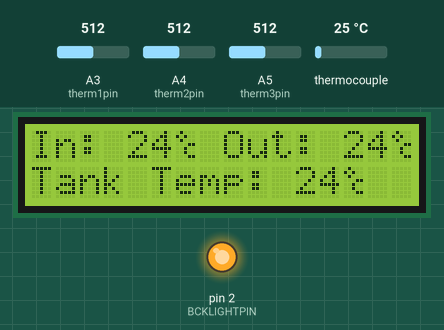
Bench run of a sketch on a simulated Arduino Uno, built with avr-gcc and run on an emulated ATmega328P. On the bench: 16×2 character LCD, output pins drawn as LEDs (lit = HIGH). The inputs (shaded band) are chosen by the test bench; at power-on: A3 (therm1pin) = 512, A4 (therm2pin) = 512, A5 (therm3pin) = 512, thermocouple 25 °C. What the sketch prints to the serial monitor is not drawn.

Above: at 1.2 s.
1.3 s: A3 (therm1pin) set to 716
At 3.2 s:
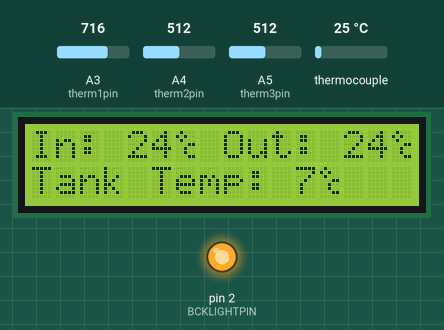
3.5 s: A4 (therm2pin) set to 716
At 5.3 s:
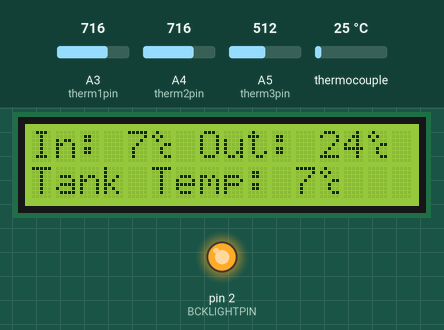
5.6 s: A5 (therm3pin) set to 716
At 6.5 s:
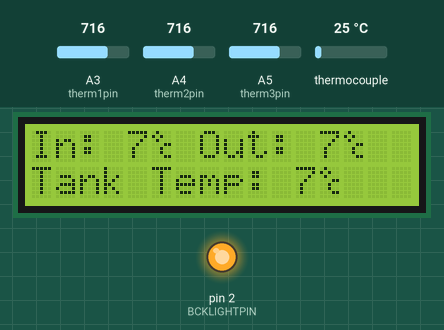
7.6 s: A3 (therm1pin) set to 992
At 8.7 s:
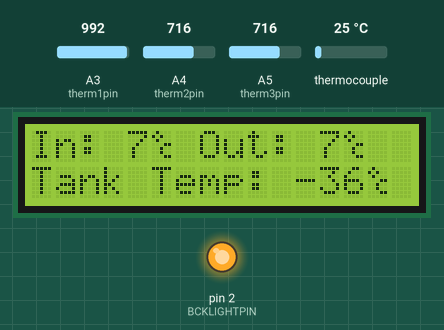
9.6 s: A4 (therm2pin) set to 992
At 10.9 s:
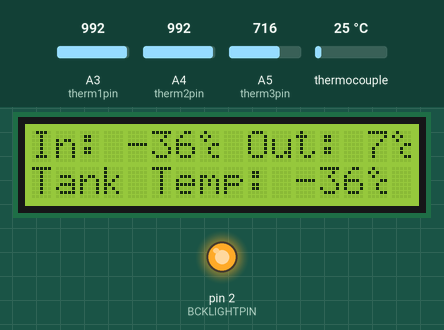
11.6 s: A5 (therm3pin) set to 992
At 13.2 s:
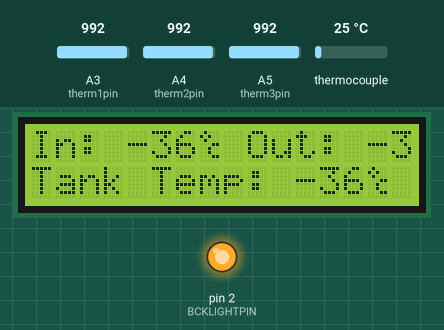
Timing chart, 0 to 14.6 s (numbered marks = the images above; inputs shaded):
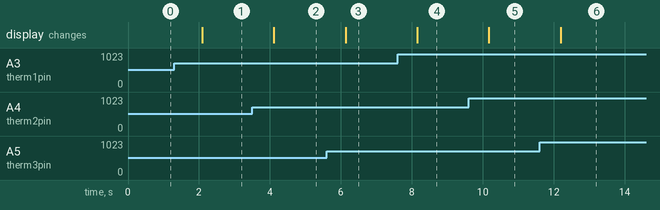

The sketch:

Furnace_monitor.ino
```cpp
#include <LiquidCrystal.h>
#include <max6675.h>

// initialize the library with the numbers of the interface pins
// LiquidCrystal(rs, enable, d4, d5, d6, d7)
LiquidCrystal lcd(8, 7, 6, 5, 4, 3);
const int BCKLIGHTPIN  = 2;

const int thermoDO1 = A0;
const int thermoCS1 = A1;
const int thermoCLK1 = A2;

MAX6675 thermocouple1(thermoCLK1, thermoCS1, thermoDO1);


//red+black wires
const int therm1pin = A3;

//green+white wires
const int therm2pin = A4;

//yellow+blue wires
const int therm3pin = A5;

const float R0 = 9.7e3; //using a 10k resistor
const float B = 3977.0;
const float T0 = 273.15 + 25.0;
const byte ohm = 0b11110100;
const byte degree = 1;
const byte rarrow = 2;

// degree centigrade
byte degree_char[8] = {
  B01000,
  B10100,
  B01000,
  B00011,
  B00100,
  B00100,
  B00011,
  B00000
};


// arrow right
byte right_arrow[8] = {
  B00000,
  B00100,
  B00010,
  B11111,
  B00010,
  B00100,
  B00000,
  B00000
};

// arrow left
byte left_arrow[8] = {
  B00000,
  B00100,
  B01000,
  B11111,
  B01000,
  B00100,
  B00000,
  B00000
};

void setup() {
  Serial.begin(9600);
  pinMode(BCKLIGHTPIN, OUTPUT);
  digitalWrite(BCKLIGHTPIN, HIGH);
  lcd.createChar(degree, degree_char);
  lcd.createChar(rarrow, right_arrow);


  // set up the LCD's number of columns and rows:
  lcd.begin(16, 2);
  // Print a message to the LCD.
  lcd.write(byte(223));
}

float V2T(float V) {
  //calculate the resistance of the thermistor
  float alpha = V / 1023.0;
  float R = alpha / (1.0 - alpha) * R0;

  //use the equation
  float T = 1.0 / (1.0 / T0 + log(R / R0) / B) - 273.15;
  return T;
}

void loop() {


  float Therm = thermocouple1.readCelsius();
  float V1 = analogRead(therm1pin);
  float V2 = analogRead(therm2pin);
  float V3 = analogRead(therm3pin);

  float T1 = V2T(V1);
  float T2 = V2T(V2);
  float T3 = V2T(V3);

  lcd.clear();

  lcd.print("In: "); lcd.print(int(T2));lcd.write(degree);
  lcd.print(" Out: "); lcd.print(int(T3));lcd.write(degree);
  lcd.setCursor(0,1);
  lcd.print("Tank Temp: ");
  lcd.print(int(T1));lcd.write(degree);

  //Serial.print(Therm); Serial.print("\t");
  Serial.print("{");
  Serial.print("\"tank\" : "); Serial.print(T1); Serial.print(", ");
  Serial.print("\"fire->tank\" : "); Serial.print(T2); Serial.print(", ");
  Serial.print("\"tank->fire\" : "); Serial.print(T3); Serial.print(" }\n");

  delay(1000);
}
```

Measured:
- after the input at 1.3 s, the display: changes after 0.79 s (image 1)
- after the input at 3.5 s, the display: changes after 0.61 s (image 2)
- after the input at 5.6 s, the display: changes after 0.53 s (image 3)
- after the input at 7.6 s, the display: changes after 0.55 s (image 4)
- after the input at 9.6 s, the display: changes after 0.57 s (image 5)
- after the input at 11.6 s, the display: changes after 0.59 s (image 6)
